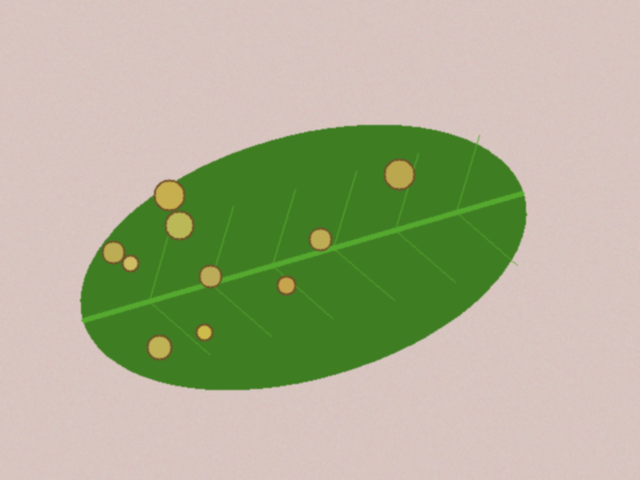
#> input picture data/sintetis/bersih/teh_041.png, 640 x 480 px
$ jupyter execute --allow-errors B4_penapisan.ipynb
#> lines starting #> are read from the running program, lines starting #| are printed output that depends on the picture
### src/utils_cv.py
"""utils_cv.py: fungsi bantu yang dipakai ulang sepanjang semester."""

import cv2
import numpy as np
import matplotlib.pyplot as plt


def baca(path):
    """Membaca citra dan memberi pesan jelas bila gagal."""
    img = cv2.imread(path)

    if img is None:
        raise FileNotFoundError(f"Citra tidak ditemukan: {path}")

    return img


# [48 lines left out: functions tampil, kontras_bercak, statistik, not called in this run]

### notebook/B4_penapisan.ipynb
## Bagian 4. Konvolusi dan Penapisan Spasial
### Langkah 4.1 Lembar hitung (verifikasi dengan kode)

[cell 1]
from google.colab import drive
drive.mount('/content/drive')

import os
import sys
import cv2
import json
import time
import numpy as np
import pandas as pd
import matplotlib.pyplot as plt

ROOT = "/content/drive/MyDrive/simuteh-2330511004"

os.chdir(os.path.join(ROOT, "notebook"))
sys.path.append("../src")

from utils_cv import baca, kontras_bercak

pd.set_option("display.max_columns", None)
pd.set_option("display.width", 160)
plt.rcParams["figure.dpi"] = 100

# Membaca label dataset
#> (the rest of this cell did not finish here and is left out)

[cell 2]
import numpy as np
import matplotlib.pyplot as plt
import os

# Memastikan folder hasil tersedia
os.makedirs("../hasil", exist_ok=True)

# Matriks contoh dari dosen
P = np.array([
    [52, 55, 61, 58],
    [59, 255, 64, 60],
    [62, 60, 0, 57],
    [58, 61, 59, 63]
], float)

# Kernel Gaussian 3x3
Kg = np.array([
    [1, 2, 1],
    [2, 4, 2],
    [1, 2, 1]
]) / 16

# Menyiapkan matriks hasil
rer = np.zeros((2, 2))
gau = np.zeros((2, 2))
med = np.zeros((2, 2))

# Menghitung rerata, Gaussian, dan median
for y in range(2):
    for x in range(2):

        w = P[y:y+3, x:x+3]

        rer[y, x] = w.mean()
        gau[y, x] = (w * Kg).sum()
        med[y, x] = np.median(w)

print("a) Rerata:\n", rer.round(2))
print("\n   Gaussian:\n", gau.round(2))
print("\n   Median:\n", med)


# Perhitungan kernel penajaman
Q = np.array([
    [70, 72, 75],
    [74, 120, 78],
    [73, 76, 79]
])

Kt = np.array([
    [0, -1, 0],
    [-1, 5, -1],
    [0, -1, 0]
])

nilai_tajam = (Q * Kt).sum()

print(
    "\nb) Kernel tajam:",
    nilai_tajam,
    "-> setelah clipping:",
    min(nilai_tajam, 255)
)


# Perbandingan metode padding
baris_ = np.array([12, 30, 45, 70])

for mode, pd_ in [
    ("zero", np.pad(baris_, 1)),
    ("replicate", np.pad(baris_, 1, mode="edge")),
    ("reflect101", np.pad(baris_, 1, mode="reflect"))
]:

    print(
        f"c) {mode:10s}: {pd_.tolist()} "
        f"-> rerata 1x3 piksel pertama = {pd_[:3].mean():.2f}"
    )

[cell 3]
# Menyimpan hasil perhitungan ke file teks
with open("../hasil/b4_hitung_manual.txt", "w") as f:

    f.write("BAGIAN 4.1 - LEMBAR HITUNG\n\n")

    f.write("Matriks P:\n")
    f.write(str(P) + "\n\n")

    f.write("a) Rerata:\n")
    f.write(str(rer.round(2)) + "\n\n")

    f.write("Gaussian:\n")
    f.write(str(gau.round(2)) + "\n\n")

    f.write("Median:\n")
    f.write(str(med) + "\n\n")

    f.write("b) Kernel penajaman:\n")
    f.write(f"{nilai_tajam} -> setelah clipping: {min(nilai_tajam, 255)}\n\n")

    f.write("c) Padding:\n")

    for mode, pd_ in [
        ("zero", np.pad(baris_, 1)),
        ("replicate", np.pad(baris_, 1, mode="edge")),
        ("reflect101", np.pad(baris_, 1, mode="reflect"))
    ]:
        f.write(
            f"{mode}: {pd_.tolist()} "
            f"-> rerata = {pd_[:3].mean():.2f}\n"
        )

print("Hasil tersimpan: ../hasil/b4_hitung_manual.txt")

### Jawaban Lembar Hitung Bagian 4

| Penapis | (1,1) | (1,2) | (2,1) | (2,2) |
|---|---|---|---|---|
| Jumlah jendela | 668 | 670 | 678 | 679 |
| Rerata 3 x 3 | 74,22 (74) | 74,44 (74) | 75,33 (75) | 75,44 (75) |
| Gaussian 1/16 | 104,44 (104) | 77,38 (77) | 77,25 (77) | 57,44 (57) |
| Median 3 x 3 | 60 | 60 | 60 | 60 |

* **b)** 5 x 120 - (72 + 74 + 78 + 76) = 600 - 300 = 300, dipotong menjadi **255**.
* **c)** Zero padding [0,12,30,45,70,0] menghasilkan **14**; replicate [12,12,30,45,70,70] menghasilkan **18**; reflect101 [30,12,30,45,70,45] menghasilkan **24**.

### Kode 4.1 Verifikasi konvolusi manual

[cell 4]
# [8 lines left out: function konvolusi, not called in this run]

def konvolusi_sejati(img, k):     # kernel dibalik 180 derajat dahulu
    return konvolusi(img, np.flip(k))

nama = "teh_041.png"
bersih = cv2.cvtColor(baca(f"../data/sintetis/bersih/{nama}"), cv2.COLOR_BGR2GRAY)
#> in baca, img is the input picture: shape (480, 640, 3); mean B, G, R 147.6, 176.9, 174
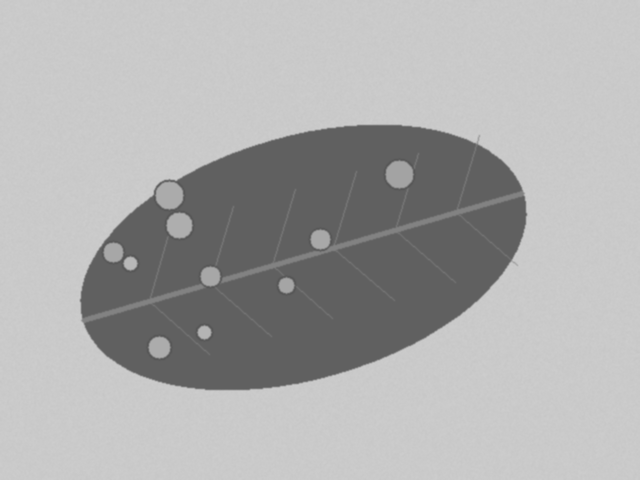
#> bersih: shape (480, 640); min 84, max 205, mean 172.6
#> (the rest of this cell did not finish here and is left out)

### Kode 4.2 Tabel penapis x derau x PSNR x waktu x KB

[cell 5]
rng = np.random.default_rng(42)
def derau_gauss(img, sd):
#> called with sd = 10
    return np.clip(img + rng.normal(0, sd, img.shape), 0, 255).astype(np.uint8)
#> call 3 of derau_gauss, with sd = 40
#> in derau_gauss (call 3), `return np.clip(img + rng.normal(0, sd, img.shape), 0, 255).astype(np.u..`:
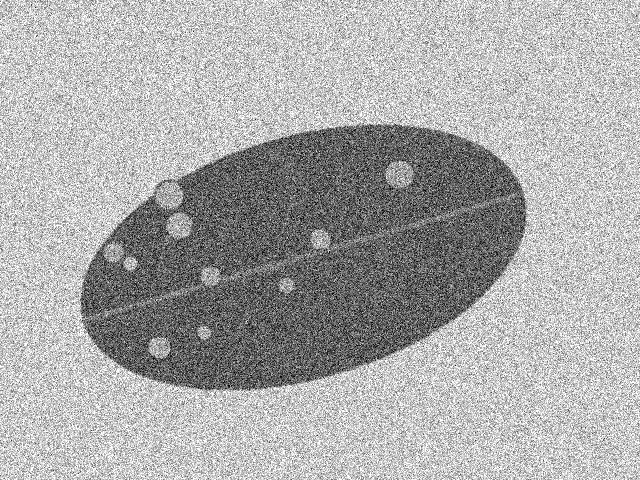
#> returned value: shape (480, 640); min 0, max 255, mean 171
def derau_sp(img, p):
#> called with p = 0.04
    out = img.copy(); m = rng.random(img.shape)
    out[m < p / 2] = 0; out[m > 1 - p / 2] = 255
    return out
# [5 lines left out: function ukur_waktu, not called in this run]

derau = {"gauss_10": derau_gauss(bersih, 10), "gauss_20": derau_gauss(bersih, 20),
         "gauss_40": derau_gauss(bersih, 40), "sp_4%": derau_sp(bersih, 0.04),
         "sp_10%": derau_sp(bersih, 0.10)}
#> call 2 of derau_sp, with p = 0.1
#> in derau_sp (call 2), `out[m > 1 - p / 2] = 255`:
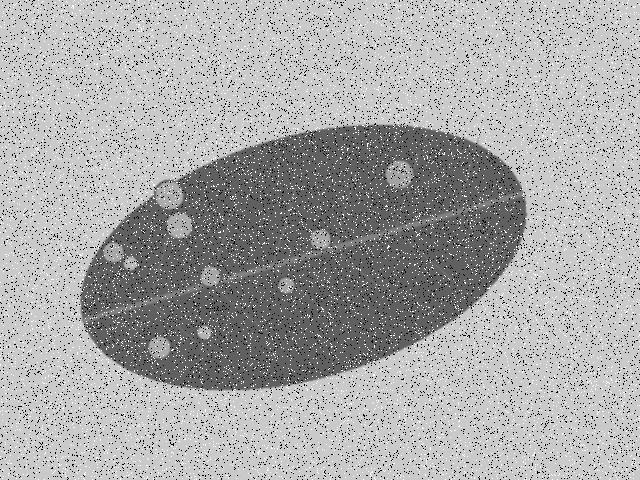
#> out: shape (480, 640); min 0, max 255, mean 168.2
penapis = {"rerata_3": lambda x: cv2.blur(x, (3, 3)), "rerata_5": lambda x: cv2.blur(x, (5, 5)),
           "gauss_5": lambda x: cv2.GaussianBlur(x, (5, 5), 1.0),
           "median_3": lambda x: cv2.medianBlur(x, 3), "median_5": lambda x: cv2.medianBlur(x, 5),
           "median_9": lambda x: cv2.medianBlur(x, 9)}
baris = []
#> (the rest of this cell did not finish here and is left out)

### Kode 4.3 Pengaruh ukuran kernel median pada bercak kecil

[cell 6]
# [13 lines left out: function selisih_rerata, not called in this run]

[cell 7]
baris = []
#> (the rest of this cell did not finish here and is left out)

### Kode 4.4 Pengaruh urutan penajaman

[cell 8]
def unsharp(x, k=1.0):
    blur = cv2.GaussianBlur(x, (5, 5), 1.0)
    return cv2.addWeighted(x, 1 + k, blur, -k, 0)

noisy = derau["gauss_20"]
#> (the rest of this cell did not finish here and is left out)

### Langkah 4.6 Penapisan derau sensor bawaan pada 12 citra kondisi normal

#> (a cell that did not finish here is left out)

[cell 10]
# P4.6 perkiraan jumlah perkalian konvolusi kernel 5x5
for w, h in [(4000, 3000), (640, 480)]:
    print(f"{w}x{h}: {w*h*25:,} perkalian")
print("rasio:", round(4000*3000/(640*480), 1), "kali")
